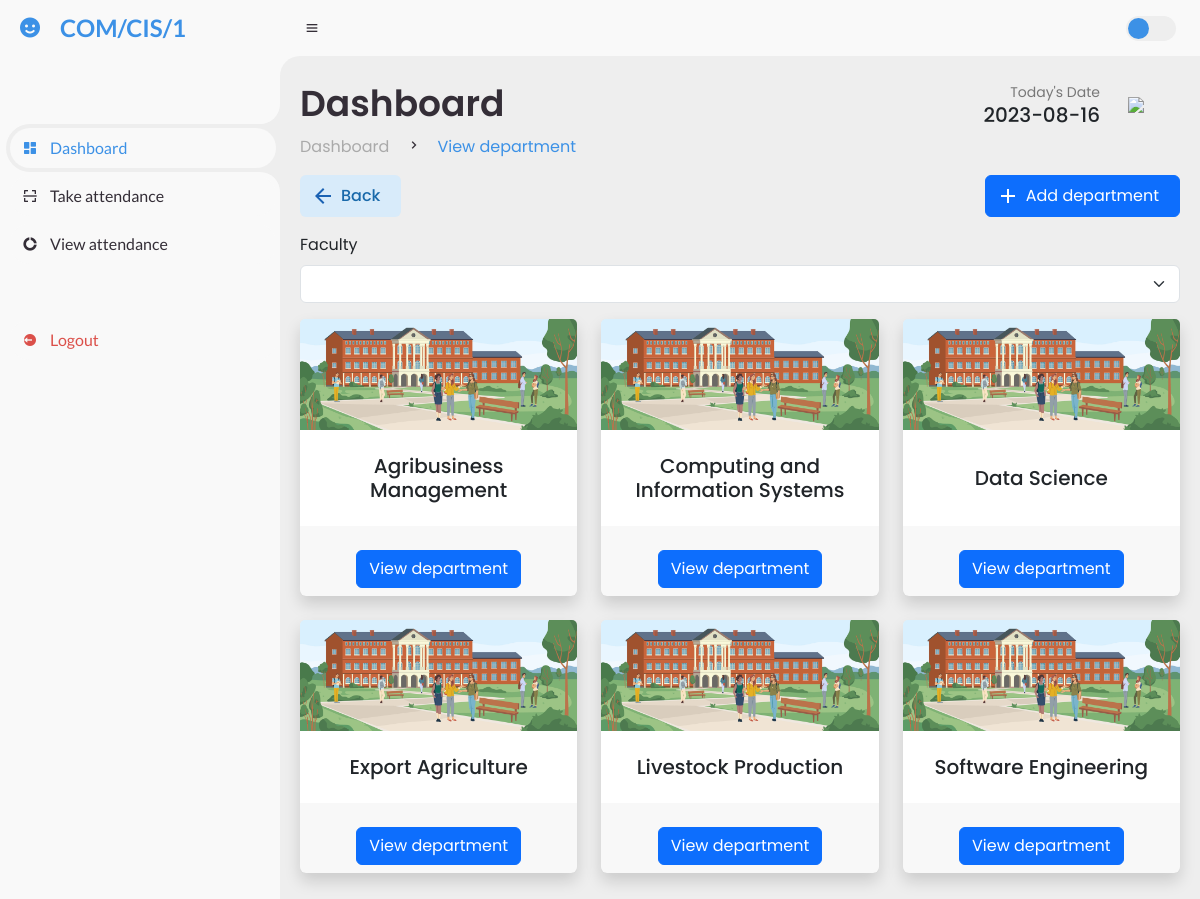
The app's page /src/pages/Admin/viewDepartment.php (signed in) with its own data.
### tables this page shows
CREATE TABLE `department` (
  `depID` varchar(20) NOT NULL,
  `depName` varchar(100) NOT NULL,
  `facID` varchar(20) DEFAULT NULL,
  `depPic` blob DEFAULT NULL,
  `depURL` varchar(255) DEFAULT NULL
);

### src/pages/Admin/viewDepartment.php (the view, shortened to what this page needs)
<?php
  include_once '../../../database.php';
  include BASE_DIR . 'header.php';
?>
<div class="mb-3 action-bar"style="
  disay:flex;
  flex-direction:row;
  align-items:center;
  justify-content:space-between;
">
  <div>
    <a href="/UniversityAttendanceSystem/src/pages/Admin/admin.php" class="btn button-icon btn-primary-soft btn-icon-back" >
      Back
    </a>
  </div>
  <div>
    <button type="button" class="btn btn-primary button-icon" data-bs-toggle="modal" data-bs-target="#addDepartment" style="margin-left:25px;background-image: url('../../Assets/images/icons/add.svg');">
    Add department</button>
  </div>
</div>
<?php include '../../Components/facultyDropdown.php' ?>
<div class="row row-cols-1 row-cols-md-3  g-4" id="department-card">
  <?php
    try{
      $sql = "SELECT * FROM department";
      $result = $connect->query($sql);
    if ($result->num_rows > 0) {
      while($row = $result->fetch_assoc()) {
          echo '<div>
                  <div class="card mb-3 h-100 shadow department-card" style="border:none;">
                    <img src="/UniversityAttendanceSystem/src/Assets/images/university.jpg" class="card-img-top" alt="...">
                    <div class="card-body" style="display:flex; align-items:center; justify-content:center;">
                      <h5 class="card-title text-center">'. $row["depName"] .'</h5>
                    </div>
                    <div class="card-footer text-center" style="border:none">
                    <a  href="departmentDetails.php?depid='. $row['depID'] .'" class="btn btn-primary mt-3">View department</a >
                    </div>
                  </div>
                </div>';
      }
    }
    } catch(mysqli_sql_exception $e){
      echo "Error";
    }
  ?>
</div>
<?php
  include  BASE_DIR . 'footertop.php';
?>
<?php
  include  BASE_DIR . 'footer.php';
?>

### index.css (style rules this page uses)
* { margin: 0; padding: 0; box-sizing: border-box; }
a { text-decoration: none; }
:root { --poppins: "Poppins", sans-serif; --lato: "Lato", sans-serif; --light: #f9f9f9; --blue: #3c91e6; --light-blue: #cfe8ff; --grey: #eee; --dark-grey: #aaaaaa; --dark: #342e37; --red: #db504a; --yellow: #ffce26; --light-yellow: #fff2c6; --orange: #fd7238; --light-orange: #ffe0d3; }
html { overflow-x: hidden; }
body { background: var(--grey); overflow-x: hidden; }
.button-icon { background-position: 10px 50%; background-repeat: no-repeat; transition: 0.5s; padding: 8px 20px 8px 40px; }
.btn-primary-soft { background-color: #d8ebfa !important; color: #1969aa !important; font-weight: 500 !important; font-size: 16px !important; }
.btn-icon-back { background-image: url("/UniversityAttendanceSystem/src/Assets/images/icons/back-iceblue.svg"); }
.department-card { transition: all 0.5s; }
.card-title { margin: 0 !important; padding: 0 !important; }
.action-bar { display: flex; align-items: center; }

### records on screen
department: depName "Agribusiness Management"
department: depName "Computing and Information Systems"
department: depName "Data Science"
department: depName "Export Agriculture"
department: depName "Livestock Production"
department: depName "Software Engineering"

### other values on screen
$_SESSION["userName"] "COM/CIS/1"
$head_title "Dashboard"
$sub_title "View department"
